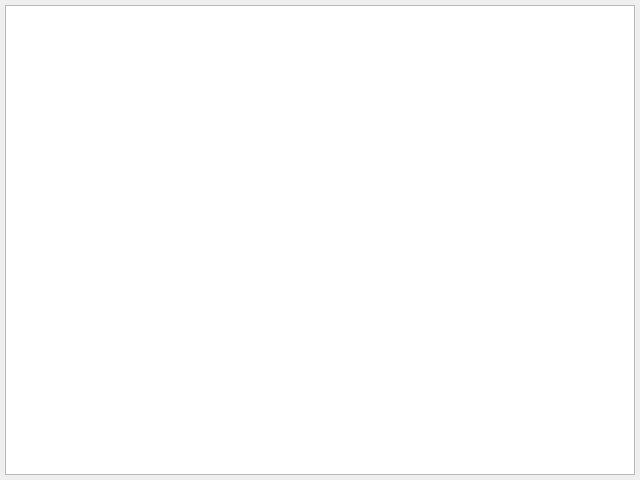
<?xml version="1.0" encoding="UTF-8"?>
<ui version="4.0">
 <class>StacktraceDialog</class>
 <widget class="QDialog" name="StacktraceDialog">
  <property name="geometry">
   <rect>
    <x>0</x>
    <y>0</y>
    <width>640</width>
    <height>480</height>
   </rect>
  </property>
  <property name="windowTitle">
   <string>Crash info</string>
  </property>
  <layout class="QVBoxLayout" name="verticalLayout">
   <property name="spacing">
    <number>5</number>
   </property>
   <property name="leftMargin">
    <number>5</number>
   </property>
   <property name="topMargin">
    <number>5</number>
   </property>
   <property name="rightMargin">
    <number>5</number>
   </property>
   <property name="bottomMargin">
    <number>5</number>
   </property>
   <item>
    <widget class="QTextBrowser" name="errorText">
     <property name="html">
      <string notr="true">&lt;!DOCTYPE HTML PUBLIC &quot;-//W3C//DTD HTML 4.0//EN&quot; &quot;http://www.w3.org/TR/REC-html40/strict.dtd&quot;&gt;
&lt;html&gt;&lt;head&gt;&lt;meta name=&quot;qrichtext&quot; content=&quot;1&quot; /&gt;&lt;style type=&quot;text/css&quot;&gt;
p, li { white-space: pre-wrap; }
&lt;/style&gt;&lt;/head&gt;&lt;body style=&quot; font-family:'MS Shell Dlg 2'; font-size:8.25pt; font-weight:400; font-style:normal;&quot;&gt;
&lt;p style=&quot;-qt-paragraph-type:empty; margin-top:0px; margin-bottom:0px; margin-left:0px; margin-right:0px; -qt-block-indent:0; text-indent:0px; font-size:8pt;&quot;&gt;&lt;br /&gt;&lt;/p&gt;&lt;/body&gt;&lt;/html&gt;</string>
     </property>
     <property name="openExternalLinks">
      <bool>true</bool>
     </property>
    </widget>
   </item>
  </layout>
 </widget>
 <resources/>
 <connections/>
</ui>
